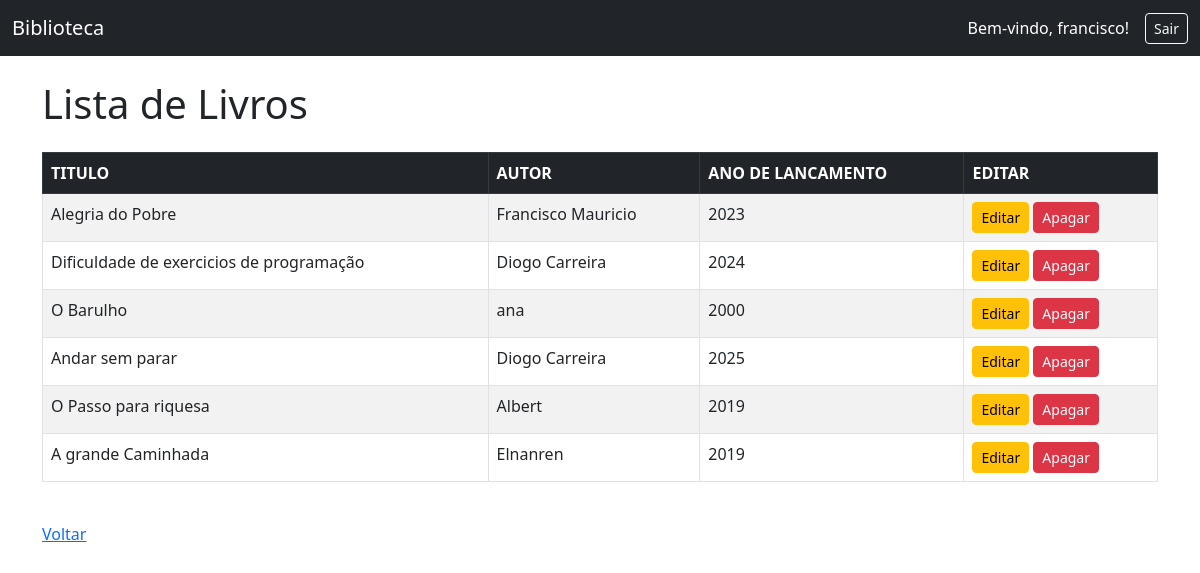
Page /livros/ (signed in) on the committed database.
### livros/models.py (models this page shows, shortened)
class Livros(models.Model):
    titulo=models.CharField(max_length=100)
    autor =models.CharField(max_length=100)
    ano_de_publicacao=models.IntegerField()
    disponivel = models.BooleanField(default=True)

### livros/views.py (the view)
# urls.py: path('livros/', views.listar_livros, name='listar_livros'),
@login_required
def listar_livros(request):
    livros=Livros.objects.all()
    return render (request, 'pages/listar.html', {'livros': livros})

### livros/templates/pages/listar.html (shortened to what this page needs)
{%extends 'pages/base.html'%}
{% block content %}
    <h1 class="mb-4">Lista de Livros</h1>
{% if livros%}
    <table class="table table-striped table-bordered">
            <thead class ="table-dark">
                <tr>
                    <th>TITULO</th>
                    <th>AUTOR</th>
                    <th>ANO DE LANCAMENTO</th>
                    <th>EDITAR</th>
            </thead>
            <tbody>
                {% for livro in livros %}
                <tr>
                    <td>{{ livro.titulo }}</td>
                    <td>{{ livro.autor }}</td>
                    <td>{{ livro.ano_de_publicacao }}</td>
                    <td><a href="{% url 'editar' livro.id %}" class="btn btn-sm btn-warning">Editar</a>
                        <a href="{% url 'apagar_livro' livro.id %}" class="btn btn-sm btn-danger">Apagar</a>
                    </td>
                </tr>
                {% endfor %}
            </tbody>
        </table> <br>
    <a href="{% url 'home' %}">Voltar</a>
    {% else %}
    <div class="alert alert-info">Nenhum livro cadastrado.</div>
{% endif %}
{% endblock%}

### livros/templates/pages/base.html (shortened to what this page needs)
<!DOCTYPE html>
<html lang="pt-br">
<head>
    <link href="https://cdn.jsdelivr.net/npm/bootstrap@5.3.0/dist/css/bootstrap.min.css" rel="stylesheet">
</head>
<body>
    <nav class="navbar navbar-expand-lg navbar-dark bg-dark">
        <div class="container-fluid d-flex justify-content-between align-items-center">
            <a class="navbar-brand" href="{% url 'home' %}">Biblioteca</a>
            {% if user.is_authenticated %}
            <div class="d-flex align-items-center gap-3">
                <span class="text-white">Bem-vindo, {{ user.username }}!</span>
                <a href="{% url 'logout' %}" class="btn btn-outline-light btn-sm">Sair</a>
            </div>
            {% endif %}
        </div>
    </nav>
    <div class="container mt-4">
        {% block content %}
        {% endblock %}
    </div>
</body>
</html>

### rows in the picture
Livros: titulo "Alegria do Pobre", autor "Francisco Mauricio", ano_de_publicacao "2023"
Livros: titulo "Dificuldade de exercicios de programação", autor "Diogo Carreira", ano_de_publicacao "2024"
Livros: titulo "O Barulho", autor "ana", ano_de_publicacao "2000"
Livros: titulo "Andar sem parar", autor "Diogo Carreira", ano_de_publicacao "2025"
Livros: titulo "O Passo para riquesa", autor "Albert", ano_de_publicacao "2019"
Livros: titulo "A grande Caminhada", autor "Elnanren", ano_de_publicacao "2019"

### other values in the picture
{{ user.username }} "francisco"
